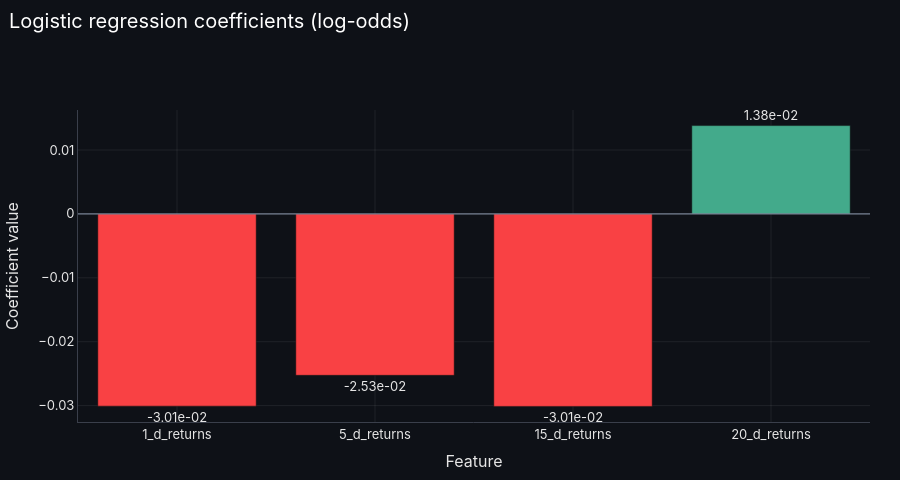

Source (notebook cell):
### Markdown cell above
## 3. Classification models: forecast P(next-day return > 0)

### Code cell
# Logistic regression: P(tomorrow's return > 0). Coefficient table, then a chart of the coefficients (log-odds)
logit_model = sm.Logit(y_dir_train, x_train_const).fit(disp=False)
print(logit_model.summary())
func_lib.coefficient_bar_figure(logit_model.params[FEATURES], 'Logistic regression coefficients (log-odds)').show()

### Figure 1 — Plotly figure (JSON) as saved in the notebook; plotly's stock layout.template omitted (floating-point values rounded to 4 significant figures)
{"data": [{"hovertemplate": "%{x}<br>coef = %{y:.3e}<extra></extra>", "marker": {"color": ["#F94144", "#F94144", "#F94144", "#43AA8B"]}, "text": ["-3.01e-02", "-2.53e-02", "-3.01e-02", "1.38e-02"], "textposition": "outside", "type": "bar", "x": ["1_d_returns", "5_d_returns", "15_d_returns", "20_d_returns"], "y": [-0.03009, -0.02526, -0.03013, 0.01382]}], "layout": {"height": 480, "hovermode": "closest", "shapes": [{"line": {"color": "#8d99ae", "width": 1}, "type": "line", "x0": 0, "x1": 1, "xref": "x domain", "y0": 0, "y1": 0, "yref": "y"}], "showlegend": false, "title": {"text": "Logistic regression coefficients (log-odds)"}, "xaxis": {"title": {"text": "Feature"}}, "yaxis": {"title": {"text": "Coefficient value"}}}}
